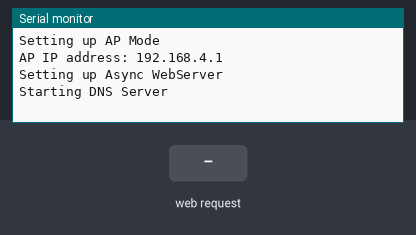
This sketch was run on a simulated ESP32. Shown: the last lines printed to the serial monitor. Inputs (shaded band) come from the test bench. WiFi joins after 1.5 s; servers stay silent unless stated; EEPROM starts erased.

Above: at 0.9 s.
1.0 s: HTTP request GET / received
At 1.7 s:
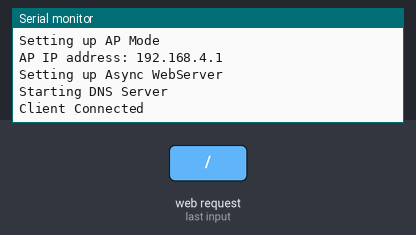
2.5 s: HTTP request GET /get?ssid=1 received
At 2.9 s:
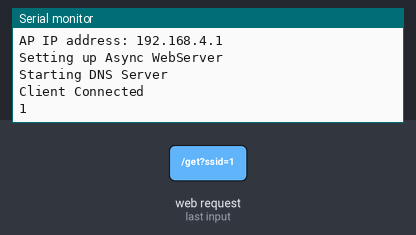
4.0 s: HTTP request GET /get?password=1 received
At 5.2 s:
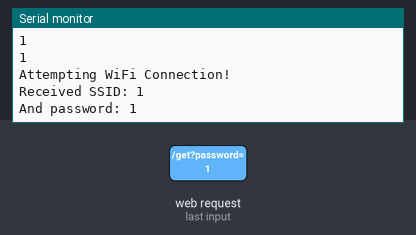

The sketch:

Open_CaptivePortal_Websocket.ino
```cpp
#include <DNSServer.h>
#include <WiFi.h>
#include <AsyncTCP.h>
#include "ESPAsyncWebSrv.h"
#include <Preferences.h>

Preferences preferences;
DNSServer dnsServer;
AsyncWebServer server(80);

String ssid;
String password;
bool is_setup_done = false;
bool valid_ssid_received = false;
bool valid_password_received = false;
bool wifi_timeout = false;

const char index_html[] PROGMEM = R"rawliteral(
<!DOCTYPE HTML><html><head>
  <title>Captive Portal Demo</title>
  <meta name="viewport" content="width=device-width, initial-scale=1">
  </head><body>
  <h3>Captive Portal Demo</h3>
  <br><br>
  <form action="/get">
    <br>
    SSID: <input type="text" name="ssid">
    <br>
    Password: <input type="text" name="password">
    <input type="submit" value="Submit">
  </form>
</body></html>)rawliteral";

class CaptiveRequestHandler : public AsyncWebHandler {
  public:
    CaptiveRequestHandler() {}
    virtual ~CaptiveRequestHandler() {}

    bool canHandle(AsyncWebServerRequest *request) {
      //request->addInterestingHeader("ANY");
      return true;
    }

    void handleRequest(AsyncWebServerRequest *request) {
      request->send_P(200, "text/html", index_html);
    }
};

void setupServer() {
  server.on("/", HTTP_GET, [](AsyncWebServerRequest * request) {
    request->send_P(200, "text/html", index_html);
    Serial.println("Client Connected");
  });

  server.on("/get", HTTP_GET, [] (AsyncWebServerRequest * request) {
    String inputMessage;
    String inputParam;

    if (request->hasParam("ssid")) {
      inputMessage = request->getParam("ssid")->value();
      inputParam = "ssid";
      ssid = inputMessage;
      Serial.println(inputMessage);
      valid_ssid_received = true;
    }

    if (request->hasParam("password")) {
      inputMessage = request->getParam("password")->value();
      inputParam = "password";
      password = inputMessage;
      Serial.println(inputMessage);
      valid_password_received = true;
    }
    request->send(200, "text/html", "The values entered by you have been successfully sent to the device. It will now attempt WiFi connection");
  });
}


void WiFiSoftAPSetup()
{
  WiFi.mode(WIFI_AP);
  WiFi.softAP("esp-captive");
  Serial.print("AP IP address: "); Serial.println(WiFi.softAPIP());
}


void WiFiStationSetup(String rec_ssid, String rec_password)
{
  wifi_timeout = false;
  WiFi.mode(WIFI_STA);
  char ssid_arr[20];
  char password_arr[20];
  rec_ssid.toCharArray(ssid_arr, rec_ssid.length() + 1);
  rec_password.toCharArray(password_arr, rec_password.length() + 1);
  Serial.print("Received SSID: "); Serial.println(ssid_arr); Serial.print("And password: "); Serial.println(password_arr);
  WiFi.begin(ssid_arr, password_arr);

  uint32_t t1 = millis();
  while (WiFi.status() != WL_CONNECTED) {
    delay(2000);
    Serial.print(".");
    if (millis() - t1 > 50000) //50 seconds elapsed connecting to WiFi
    {
      Serial.println();
      Serial.println("Timeout connecting to WiFi. The SSID and Password seem incorrect.");
      valid_ssid_received = false;
      valid_password_received = false;
      is_setup_done = false;
      preferences.putBool("is_setup_done", is_setup_done);

      StartCaptivePortal();
      wifi_timeout = true;
      break;
    }
  }
  if (!wifi_timeout)
  {
    is_setup_done = true;
    Serial.println("");  Serial.print("WiFi connected to: "); Serial.println(rec_ssid);
    Serial.print("IP address: ");  Serial.println(WiFi.localIP());
    preferences.putBool("is_setup_done", is_setup_done);
    preferences.putString("rec_ssid", rec_ssid);
    preferences.putString("rec_password", rec_password);
  }
}

void StartCaptivePortal() {
  Serial.println("Setting up AP Mode");
  WiFiSoftAPSetup();
  Serial.println("Setting up Async WebServer");
  setupServer();
  Serial.println("Starting DNS Server");
  dnsServer.start(53, "*", WiFi.softAPIP());
  server.addHandler(new CaptiveRequestHandler()).setFilter(ON_AP_FILTER);//only when requested from AP
  server.begin();
  dnsServer.processNextRequest();
}

void setup() {
  //your other setup stuff...
  Serial.begin(115200);
  Serial.println();
  preferences.begin("my-pref", false);

  is_setup_done = preferences.getBool("is_setup_done", false);
  ssid = preferences.getString("rec_ssid", "Sample_SSID");
  password = preferences.getString("rec_password", "abcdefgh");

  if (!is_setup_done)
  {
    StartCaptivePortal();
  }
  else
  {
    Serial.println("Using saved SSID and Password to attempt WiFi Connection!");
    Serial.print("Saved SSID is ");Serial.println(ssid);
    Serial.print("Saved Password is ");Serial.println(password);
    WiFiStationSetup(ssid, password);
  }

  while (!is_setup_done)
  {
    dnsServer.processNextRequest();
    delay(10);
    if (valid_ssid_received && valid_password_received)
    {
      Serial.println("Attempting WiFi Connection!");
      WiFiStationSetup(ssid, password);
    }
  }

  Serial.println("All Done!");

  //Your Additional Setup code
}

void loop() {
  //Your Loop code
}
```

Measured:
- after the input at 1.0 s, the serial monitor: prints a new line at once (image 1)
- after the input at 2.5 s, the serial monitor: prints a new line at once (image 2)
- after the input at 4.0 s, the serial monitor: prints a new line at once (image 3)
